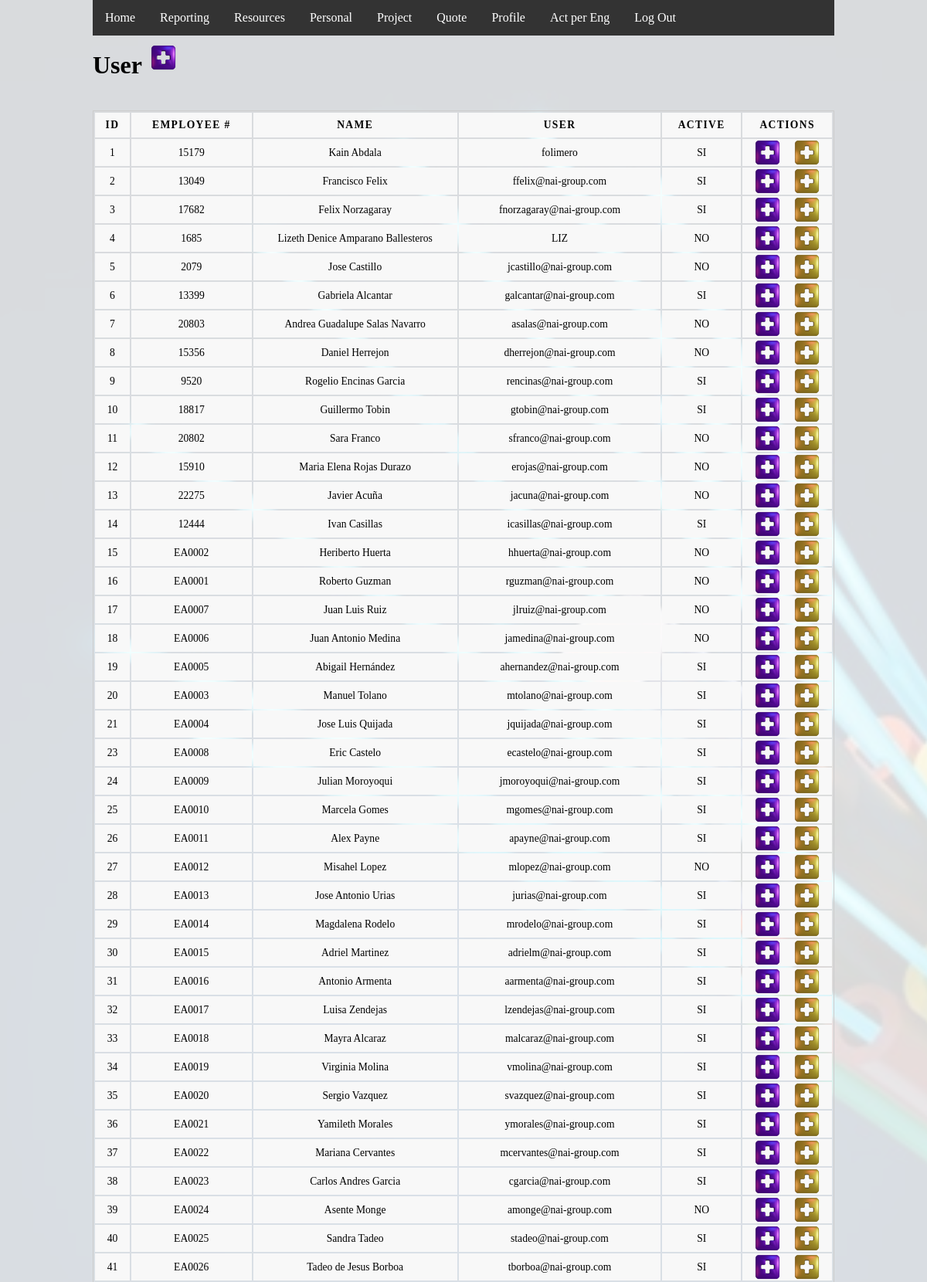
Screenshot of /usuario.php (signed in, upper part) with the database file from the repository.
### tables this page shows
CREATE TABLE `usuario` (
  `idUsuario` int(11) NOT NULL,
  `usuarioNombre` varchar(50) NOT NULL,
  `contrasena` varchar(50) NOT NULL,
  `activo` tinyint(1) NOT NULL,
  `fechaCrea` datetime NOT NULL DEFAULT current_timestamp(),
  `idEmpleado` int(11) NOT NULL
);

CREATE TABLE `empleado` (
  `idEmpleado` int(11) NOT NULL,
  `numEmpleado` varchar(10) NOT NULL,
  `nombre` varchar(50) NOT NULL,
  `fechaCrea` datetime NOT NULL DEFAULT current_timestamp(),
  `correo` varchar(30) NOT NULL,
  `celular` varchar(10) DEFAULT NULL,
  `activo` tinyint(1) NOT NULL,
  `notas` text DEFAULT NULL,
  `idPuesto` int(11) NOT NULL,
  `idDepartamento` int(11) NOT NULL,
  `asignableAct` tinyint(1) DEFAULT NULL,
  `asignableAsResp` tinyint(4) DEFAULT NULL
);

### usuario.php (the view, shortened to what this page needs)
<?php
  include "inc/conexion.php";
  include "inc/header.php";
?>
<!DOCTYPE html>
  <div class="inline-container">
      <h1 style="margin-top: 20px; margin-right: 10px;">User</h1>
      <a href='#' onclick="recargarLista()">
          <div class='icon-container'>
              <div class='plus-icon'></div>
          </div>
      </a>
  </div>
  <div class="flex-container">
    <table>
      <thead>
        <tr>
          <th>ID</th>
          <th>Employee #</th>
          <th>Name</th>
          <th>User</th>
          <th>Active</th>
          <th>Actions</th>
        </tr>
      </thead>
  <?php
      $stmt2 = $dbh->prepare("SELECT idUsuario, usuarioNombre, contrasena, usuario.activo, nombre, numEmpleado FROM usuario
                             INNER JOIN empleado ON usuario.idEmpleado = empleado.idEmpleado");
      $stmt2->execute();
      while ($resultado = $stmt2->fetch()) {
          echo "<tr>";
          echo "<td>". $resultado->idUsuario . "</td>";
          echo "<td>". $resultado->numEmpleado . "</td>";
          echo "<td>". $resultado->nombre . "</td>";
          echo "<td>". $resultado->usuarioNombre . "</td>";
          if ($resultado->activo == 1) {
              echo "<td>SI</td>";
          } else {
              echo "<td>NO</td>";
          }
          echo "<td>
                    <div class='' style='display: flex; justify-content: space-evenly;'>
                        <div class='icon-container'>
                            <a href='usuario_privilegios.php?id=" . $resultado->idUsuario . "'>
                                <div class='plus-icon'></div>
                            </a>
                        </div>
                        <div class='icon-container edit-user' idUsuario='" . $resultado->idUsuario . "'>
                            <a href='#' onclick='abrirModal()'>
                                <div class='plus-icon-yellow'></div>
                            </a>
                        </div>
                    </div>
                </td>";
          echo "</tr>";
      }
  ?>
    </table>
  </div>

### css/style1.css (style rules this page uses)
* { margin: 0; padding: 0; }
html { height: 100%; }
body { background-image: url("/images/fiberBG.jpg"); background-color: rgba(255,255,255,0.85); background-blend-mode: lighten; background-position: center; background-size: cover; display: flex; flex-direction: column; height: 100%; margin: 0; margin-left: 10%; margin-right: 10%; height: auto; padding-bottom: 200px; }
.flex-container { margin-top: 40px; display: flex; flex-wrap: wrap; flex-direction: column; align-items: center; }
.inline-container { width: 100%; align-items: center; display: inline-flex; padding: auto; }
.icon-container { width: auto; display: flex; justify-content: center; }
.icon-container div { height: 35px; width: 35px; }
a { text-decoration: none; }
table { border: 1px solid #ccc; margin: 0; padding: 0; width: 100%; }
table tr { background-color: #f8f8f8; border: 1px solid #ddd; }
table th, table td { font-size: .85em; text-align: center; }
table th { padding: .600em; font-size: .85em; letter-spacing: .1em; text-transform: uppercase; }
.plus-icon { background-image: url('/images/icons/plus-icon.png'); background-size: cover; }
.plus-icon-yellow { background-image: url('/images/icons/plus-icon-yellow.png'); background-size: cover; }

### rows the page displays
usuario: idUsuario "1", idEmpleado.numEmpleado "15179", idEmpleado.nombre "Kain Abdala", usuarioNombre "folimero", activo "SI"
usuario: idUsuario "2", idEmpleado.numEmpleado "13049", idEmpleado.nombre "Francisco Felix", usuarioNombre "ffelix@nai-group.com", activo "SI"
usuario: idUsuario "3", idEmpleado.numEmpleado "17682", idEmpleado.nombre "Felix Norzagaray", usuarioNombre "fnorzagaray@nai-group.com", activo "SI"
usuario: idUsuario "4", idEmpleado.numEmpleado "1685", idEmpleado.nombre "Lizeth Denice Amparano Ballesteros", usuarioNombre "LIZ", activo "NO"
usuario: idUsuario "5", idEmpleado.numEmpleado "2079", idEmpleado.nombre "Jose Castillo", usuarioNombre "jcastillo@nai-group.com", activo "NO"
usuario: idUsuario "6", idEmpleado.numEmpleado "13399", idEmpleado.nombre "Gabriela Alcantar", usuarioNombre "galcantar@nai-group.com", activo "SI"
usuario: idUsuario "7", idEmpleado.numEmpleado "20803", idEmpleado.nombre "Andrea Guadalupe Salas Navarro", usuarioNombre "asalas@nai-group.com", activo "NO"
usuario: idUsuario "8", idEmpleado.numEmpleado "15356", idEmpleado.nombre "Daniel Herrejon", usuarioNombre "dherrejon@nai-group.com", activo "NO"
usuario: idUsuario "9", idEmpleado.numEmpleado "9520", idEmpleado.nombre "Rogelio Encinas Garcia", usuarioNombre "rencinas@nai-group.com", activo "SI"
usuario: idUsuario "10", idEmpleado.numEmpleado "18817", idEmpleado.nombre "Guillermo Tobin", usuarioNombre "gtobin@nai-group.com", activo "SI"
usuario: idUsuario "11", idEmpleado.numEmpleado "20802", idEmpleado.nombre "Sara Franco", usuarioNombre "sfranco@nai-group.com", activo "NO"
usuario: idUsuario "12", idEmpleado.numEmpleado "15910", idEmpleado.nombre "Maria Elena Rojas Durazo", usuarioNombre "erojas@nai-group.com", activo "NO"
usuario: idUsuario "13", idEmpleado.numEmpleado "22275", idEmpleado.nombre "Javier Acuña", usuarioNombre "jacuna@nai-group.com", activo "NO"
usuario: idUsuario "14", idEmpleado.numEmpleado "12444", idEmpleado.nombre "Ivan Casillas", usuarioNombre "icasillas@nai-group.com", activo "SI"
usuario: idUsuario "15", idEmpleado.numEmpleado "EA0002", idEmpleado.nombre "Heriberto Huerta", usuarioNombre "hhuerta@nai-group.com", activo "NO"
usuario: idUsuario "16", idEmpleado.numEmpleado "EA0001", idEmpleado.nombre "Roberto Guzman", usuarioNombre "rguzman@nai-group.com", activo "NO"
usuario: idUsuario "17", idEmpleado.numEmpleado "EA0007", idEmpleado.nombre "Juan Luis Ruiz", usuarioNombre "jlruiz@nai-group.com", activo "NO"
usuario: idUsuario "18", idEmpleado.numEmpleado "EA0006", idEmpleado.nombre "Juan Antonio Medina", usuarioNombre "jamedina@nai-group.com", activo "NO"
usuario: idUsuario "19", idEmpleado.numEmpleado "EA0005", idEmpleado.nombre "Abigail Hernández", usuarioNombre "ahernandez@nai-group.com", activo "SI"
usuario: idUsuario "20", idEmpleado.numEmpleado "EA0003", idEmpleado.nombre "Manuel Tolano", usuarioNombre "mtolano@nai-group.com", activo "SI"
usuario: idUsuario "21", idEmpleado.numEmpleado "EA0004", idEmpleado.nombre "Jose Luis Quijada", usuarioNombre "jquijada@nai-group.com", activo "SI"
usuario: idUsuario "23", idEmpleado.numEmpleado "EA0008", idEmpleado.nombre "Eric Castelo", usuarioNombre "ecastelo@nai-group.com", activo "SI"
usuario: idUsuario "24", idEmpleado.numEmpleado "EA0009", idEmpleado.nombre "Julian Moroyoqui", usuarioNombre "jmoroyoqui@nai-group.com", activo "SI"
usuario: idUsuario "25", idEmpleado.numEmpleado "EA0010", idEmpleado.nombre "Marcela Gomes", usuarioNombre "mgomes@nai-group.com", activo "SI"
usuario: idUsuario "26", idEmpleado.numEmpleado "EA0011", idEmpleado.nombre "Alex Payne", usuarioNombre "apayne@nai-group.com", activo "SI"
usuario: idUsuario "27", idEmpleado.numEmpleado "EA0012", idEmpleado.nombre "Misahel Lopez", usuarioNombre "mlopez@nai-group.com", activo "NO"
usuario: idUsuario "28", idEmpleado.numEmpleado "EA0013", idEmpleado.nombre "Jose Antonio Urias", usuarioNombre "jurias@nai-group.com", activo "SI"
usuario: idUsuario "29", idEmpleado.numEmpleado "EA0014", idEmpleado.nombre "Magdalena Rodelo", usuarioNombre "mrodelo@nai-group.com", activo "SI"
usuario: idUsuario "30", idEmpleado.numEmpleado "EA0015", idEmpleado.nombre "Adriel Martinez", usuarioNombre "adrielm@nai-group.com", activo "SI"
usuario: idUsuario "31", idEmpleado.numEmpleado "EA0016", idEmpleado.nombre "Antonio Armenta", usuarioNombre "aarmenta@nai-group.com", activo "SI"
usuario: idUsuario "32", idEmpleado.numEmpleado "EA0017", idEmpleado.nombre "Luisa Zendejas", usuarioNombre "lzendejas@nai-group.com", activo "SI"
usuario: idUsuario "33", idEmpleado.numEmpleado "EA0018", idEmpleado.nombre "Mayra Alcaraz", usuarioNombre "malcaraz@nai-group.com", activo "SI"
usuario: idUsuario "34", idEmpleado.numEmpleado "EA0019", idEmpleado.nombre "Virginia Molina", usuarioNombre "vmolina@nai-group.com", activo "SI"
usuario: idUsuario "35", idEmpleado.numEmpleado "EA0020", idEmpleado.nombre "Sergio Vazquez", usuarioNombre "svazquez@nai-group.com", activo "SI"
usuario: idUsuario "36", idEmpleado.numEmpleado "EA0021", idEmpleado.nombre "Yamileth Morales", usuarioNombre "ymorales@nai-group.com", activo "SI"
usuario: idUsuario "37", idEmpleado.numEmpleado "EA0022", idEmpleado.nombre "Mariana Cervantes", usuarioNombre "mcervantes@nai-group.com", activo "SI"
usuario: idUsuario "38", idEmpleado.numEmpleado "EA0023", idEmpleado.nombre "Carlos Andres Garcia", usuarioNombre "cgarcia@nai-group.com", activo "SI"
usuario: idUsuario "39", idEmpleado.numEmpleado "EA0024", idEmpleado.nombre "Asente Monge", usuarioNombre "amonge@nai-group.com", activo "NO"
usuario: idUsuario "40", idEmpleado.numEmpleado "EA0025", idEmpleado.nombre "Sandra Tadeo", usuarioNombre "stadeo@nai-group.com", activo "SI"
usuario: idUsuario "41", idEmpleado.numEmpleado "EA0026", idEmpleado.nombre "Tadeo de Jesus Borboa", usuarioNombre "tborboa@nai-group.com", activo "SI"
